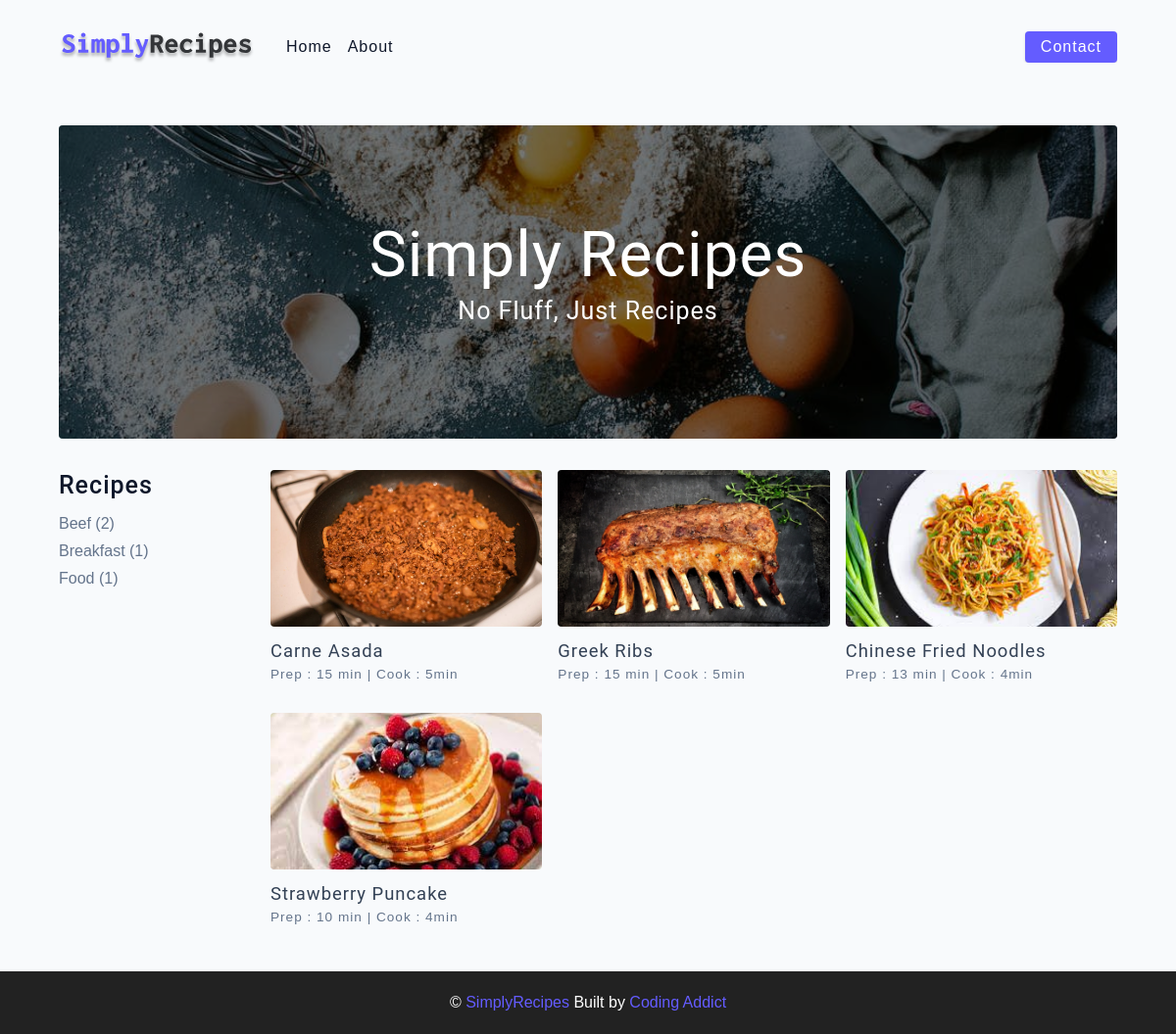
The page / on the database its author committed.
### home/models.py (models this page shows, shortened)
class Category(models.Model):
    name = models.CharField(_("name"), max_length=250)
    class Meta:
        verbose_name = _("Category")
        verbose_name_plural = _("Categorys")
    def __str__(self):
        return self.name

class Recipe(models.Model):
    name = models.CharField(_("name"), max_length=250)
    image = models.ImageField(_("image"), upload_to='recipe/')
    desc = models.TextField(_("description"))
    prep_time = models.IntegerField(_("prep time "))
    cook_time = models.IntegerField(_("cook time"))
    serving_num = models.IntegerField(_("serving number"))
    category = models.ForeignKey("Category", related_name='recipe_category', verbose_name=_("category"), on_delete=models.CASCADE)
    tags = TaggableManager()
    class Meta:
        verbose_name = _("Recipe")
        verbose_name_plural = _("Recipes")
    def get_absolute_url(self):
        return reverse("recipe", kwargs={"pk": self.pk})

### home/views.py (the view)
# urls.py: path('' , views.RecipeList.as_view() , name='recipe_list'),
class RecipeList(ListView):
    model = Recipe
    template_name = 'home/index.html'
    def get_context_data(self, **kwargs):
        context = super().get_context_data(**kwargs)
        context["categories"] = Category.objects.all().annotate(post_count=Count('recipe_category'))
        return context

### templates/home/index.html
  {% extends 'base.html' %}
  {% block content  %}
    <main class="page">
        <header class="hero">
          <div class="hero-container">
            <div class="hero-text">
              <h1>simply recipes</h1>
              <h4>no fluff, just recipes</h4>
            </div>
          </div>
        </header>
        <section class="recipes-container">
          <div class="tags-container">
            <h4>recipes</h4>
            <div class="tags-list">
                {% for category in categories  %}
              <a href="{% url 'property_by_category' category %}">{{ category.name }} ({{category.post_count}})</a>
              {% endfor %}
            </div>
          </div>
          <div class="recipes-list">
            {% for object in  object_list %}
            <a href="{{object.get_absolute_url}}" class="recipe">
              <img
                src="{{object.image.url}}"
                class="img recipe-img"
                alt=""
              />
              <h5>{{ object.name }}</h5>
              <p>Prep : {{ object.prep_time }} min | Cook : {{ object.cook_time }}min</p>
            </a>
            {% endfor %}
          </div>
        </section>
      </main>
  {% endblock content  %}

### templates/base.html (shortened to what this page needs)
{% load static %}
<!DOCTYPE html>
<html lang="en">
  <head>
    <link rel="stylesheet" href="{% static 'css/normalize.css' %}" />
    <link
      rel="stylesheet"
      href="https://cdnjs.cloudflare.com/ajax/libs/font-awesome/5.14.0/css/all.min.css"
    />
    <link rel="stylesheet" href="{% static 'css/main.css' %}" />
  </head>
  <body>
    <nav class="navbar">
      <div class="nav-center">
        <div class="nav-header">
          <a href="/" class="nav-logo">
            <img src="{% static 'assets/logo.svg' %}" alt="simply recipes" />
          </a>
        </div>
        <div class="nav-links">
          <a href="/" class="nav-link"> home </a>
          <a href="{% url 'about' %}" class="nav-link"> about </a>
          <div class="nav-link contact-link">
            <a href="{% url 'contact' %}" class="btn"> contact </a>
          </div>
        </div>
      </div>
    </nav>
    {% block content  %}{% endblock content  %}
      <footer class="page-footer">
        <p>
          &copy;
          <span class="footer-logo">SimplyRecipes</span> Built by
          <a href="https://www.johnsmilga.com/">Coding Addict</a>
        </p>
      </footer>
    </body>
  </html>

### rows shown on the page
Category: name "Beef", post_count "2"
Category: name "Breakfast", post_count "1"
Category: name "Food", post_count "1"
Recipe: image (picture), name "Carne Asada", prep_time "15", cook_time "5"
Recipe: image (picture), name "Greek Ribs", prep_time "15", cook_time "5"
Recipe: image (picture), name "Chinese Fried Noodles", prep_time "13", cook_time "4"
Recipe: image (picture), name "Strawberry Puncake", prep_time "10", cook_time "4"
